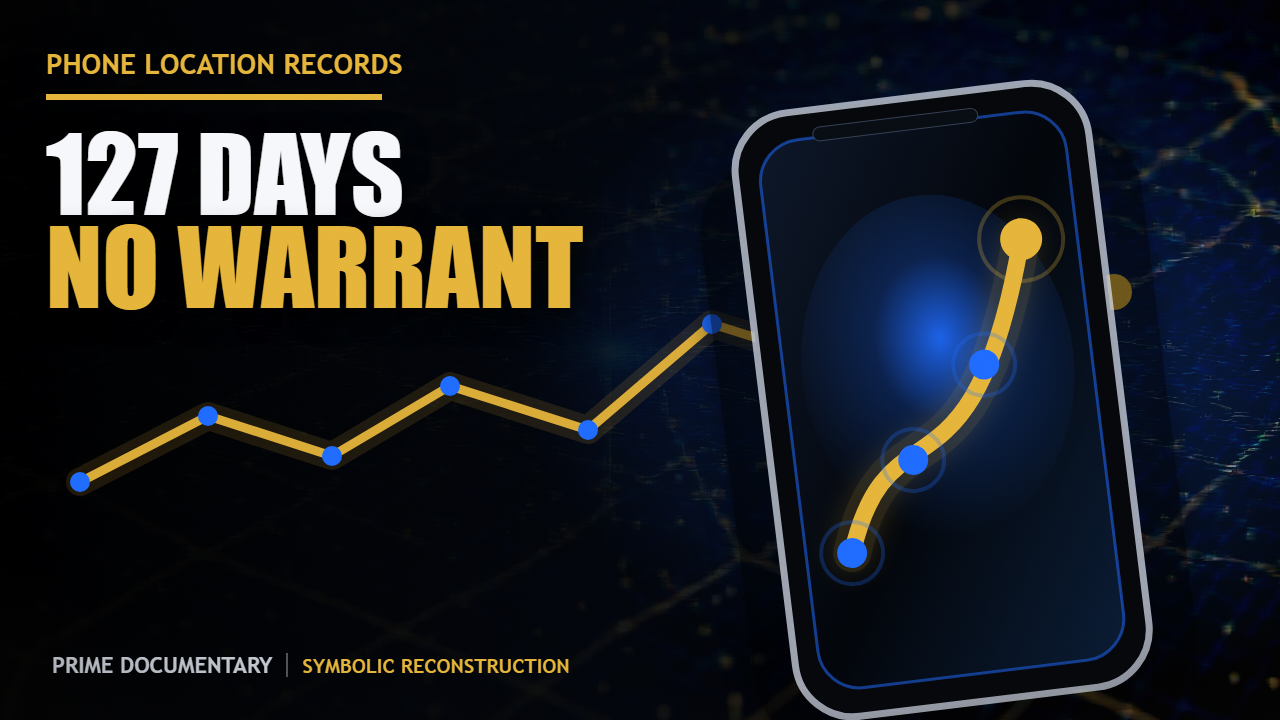
#> input picture episodes/PD-2026-008-carpenter/09_package/thumbnail.selected.v002.png, 1280 x 720 px
$ python check_thumb_punch.py ../episodes/PD-2026-008-carpenter/09_package/thumbnail.selected.v002.png
#> lines starting #> are read from the running program, lines starting #| are printed output that depends on the picture
#!/usr/bin/env python
"""Is a thumbnail plate as loud as the ones this channel actually won with?

WHY THIS EXISTS. On 2026-08-23 an image order was written that said "deep black palette, vast
empty dark negative space". Codex obeyed it exactly and returned 29 plates that measure:

    brightness 19.1   contrast 33.4   bright pixels 0.7%   dark pixels 85.9%   saturation 11.5

Against the two plates the channel actually converted with:

    016-titan   3.14% : brightness 66.7  contrast 77.5  bright 9.8%  dark 55.0%  saturation 73.5
    017-onecoin 3.71% : brightness 49.8  contrast 70.6  bright 4.7%  dark 66.6%  saturation 36.2

The new set is a THIRD as bright, a FIFTH as saturated and has a TENTH of the bright area. It
is not a quieter version of the winners. It is a different kind of image: a dark still-life
with no light source in the frame. The owner said it looked underwhelming before any of this
was measured, and the measurement agrees.

The two winners both have a strong COLOURED PRACTICAL LIGHT inside the frame -- cyan and green
god-rays behind a submarine, a gold key light on a coin -- and a subject that fills a large
part of the picture. That is what "vast empty dark negative space" removed.

    py -3.11 scripts/check_thumb_punch.py <file-or-directory>
    py -3.11 scripts/check_thumb_punch.py --demo     # winners pass, the 29 fail

WHAT IT CANNOT DO. It measures light and colour, not meaning. A loud plate that says nothing
still fails at feed size, and only a person shrinking it to 168x94 can catch that. Run
scripts/thumb_feed_sheet.py as well and look.
"""
from __future__ import annotations

import argparse
import statistics
import sys
from pathlib import Path

ROOT = Path(__file__).resolve().parents[1]

# Bands derived from the two winners, widened so a plate does not have to imitate them.
BANDS = {
    "brightness": (42.0, 78.0),
    "contrast":   (60.0, 95.0),
    "bright_pct": (3.0, 16.0),
    "dark_pct":   (35.0, 72.0),
    "saturation": (30.0, 85.0),
}


def measure(path: Path) -> dict:
    from PIL import Image, ImageStat
    im = Image.open(path).convert("RGB").resize((320, 180))
    g = im.convert("L")
    px = list(g.getdata())
    st = ImageStat.Stat(g)
    small = im.resize((80, 45))
    sat = statistics.mean(max(c) - min(c) for c in small.getdata())
    return {
        "brightness": st.mean[0],
        "contrast": st.stddev[0],
        "bright_pct": sum(1 for v in px if v > 200) / len(px) * 100,
        "dark_pct": sum(1 for v in px if v < 40) / len(px) * 100,
        "saturation": sat,
    }


def verdict(m: dict) -> list[str]:
    out = []
    for k, (lo, hi) in BANDS.items():
        v = m[k]
        if v < lo:
            out.append(f"{k} {v:.1f} < {lo}")
        elif v > hi:
            out.append(f"{k} {v:.1f} > {hi}")
    return out


def run(paths: list[Path]) -> int:
    files = []
    for p in paths:
        files.extend(sorted(p.rglob("*.png")) + sorted(p.rglob("*.jpg")) if p.is_dir() else [p])
    if not files:
        print("no images"); return 1
    bad = 0
    print(f"{'file':34s} {'bright':>7s} {'contr':>7s} {'lit%':>6s} {'dark%':>6s} {'sat':>6s}  verdict")
    for f in files:
        m = measure(f)
#> in measure, `im = Image.open(path).convert("RGB").resize((320, 180))`:
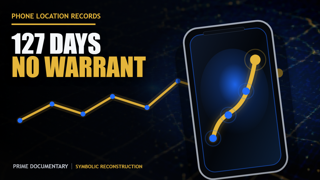
#> im: PIL image 320x180 RGB; mean R, G, B 25.3, 28, 31.7
#> in measure, `g = im.convert("L")`:
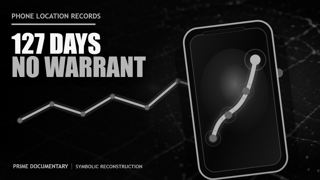
#> g: PIL image 320x180 L; min 0, max 255, mean 27.6
#> in measure, `px = list(g.getdata())`: px = 57600 items
#> in measure, `small = im.resize((80, 45))`:
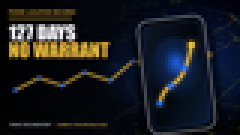
#> small: PIL image 80x45 RGB (shown 3 times larger); mean R, G, B 25.5, 28.1, 31.8
#> in measure, `sat = statistics.mean(max(c) - min(c) for c in small.getdata())`: sat = 24.68
        fails = verdict(m)
        bad += bool(fails)
        name = f"{f.parent.name}/{f.stem}"[-34:]
        print(f"{name:34s} {m['brightness']:7.1f} {m['contrast']:7.1f} {m['bright_pct']:6.1f} "
              f"{m['dark_pct']:6.1f} {m['saturation']:6.1f}  "
              + ("PASS" if not fails else "FAIL: " + "; ".join(fails)))
    print(f"\n{len(files) - bad} of {len(files)} inside the winners' bands")
    return 1 if bad else 0


def demo() -> int:
    """Prove the bands separate the winners from the flat set."""
    win = [ROOT / "episodes/PD-2026-016-titan/09_package/thumbnail.selected.v002.png",
           ROOT / "episodes/PD-2026-017-onecoin/09_package/thumbnail.selected.v008.png"]
    flat = Path(r"E:\pd-media\05_visuals\thumbs")
    ok = True
    for p in win:
        if not p.exists():
            print("missing winner", p); ok = False; continue
        f = verdict(measure(p))
        print(("PASS " if not f else "FAIL ") + p.parent.parent.name + ("" if not f else f"  {f}"))
        if f:
            ok = False
    if flat.exists():
        fs = sorted(flat.rglob("*.png"))
        failed = sum(1 for f in fs if verdict(measure(f)))
        print(f"the 2026-08-23 set: {failed} of {len(fs)} FAIL")
        if fs and failed < len(fs) * 0.8:
            print("the bands are not separating anything -- they are decoration"); ok = False
    print("demo: bands separate the winners from the flat set" if ok else "demo: FAILED")
    return 0 if ok else 1


def main() -> int:
    ap = argparse.ArgumentParser()
    ap.add_argument("paths", nargs="*", type=Path)
    ap.add_argument("--demo", action="store_true")
    a = ap.parse_args()
    if a.demo:
        return demo()
    if not a.paths:
        ap.error("give a file or a directory, or --demo")
    return run(a.paths)
#> in run, `m = measure(f)`: m = {'brightness': 27.62, 'contrast': 50.97, 'bright_pct': 1.66, 'dark_pct': 85.34, 'saturation': 24.68}
#> the loop in verdict, `for k, (lo, hi) in BANDS.items():` made 5 passes
#> v on passes 1 to 5: 27.62, 50.97, 1.66, 85.34, 24.68
#> after the loop in verdict, `for k, (lo, hi) in BANDS.items():`: out = ['brightness 27.6 < 42.0', 'contrast 51.0 < 60.0', 'bright_pct 1.7 < 3.0', 'dark_pct 85.3 > 72.0', 'saturation 24.7 < 30.0']
#> in run, `fails = verdict(m)`: fails has the same summary as out in verdict
#> in run, `bad += bool(fails)`: bad = 1
#| 09_package/thumbnail.selected.v002    27.6    51.0    1.7   85.3   24.7  FAIL: brightness 27.6 < 42.0; contrast 51.0 < 60.0; bright_pct 1.7 < 3.0; dark_pct 85.3 > 72.0; saturation 24.7 < 30.0
#| 0 of 1 inside the winners' bands


if __name__ == "__main__":
#> (the run stopped early here; a loop or call above may not have finished)

$ run again, with episodes/PD-2026-008-carpenter/09_package/thumbnail.selected.v004.png copied over episodes/PD-2026-008-carpenter/09_package/thumbnail.selected.v002.png
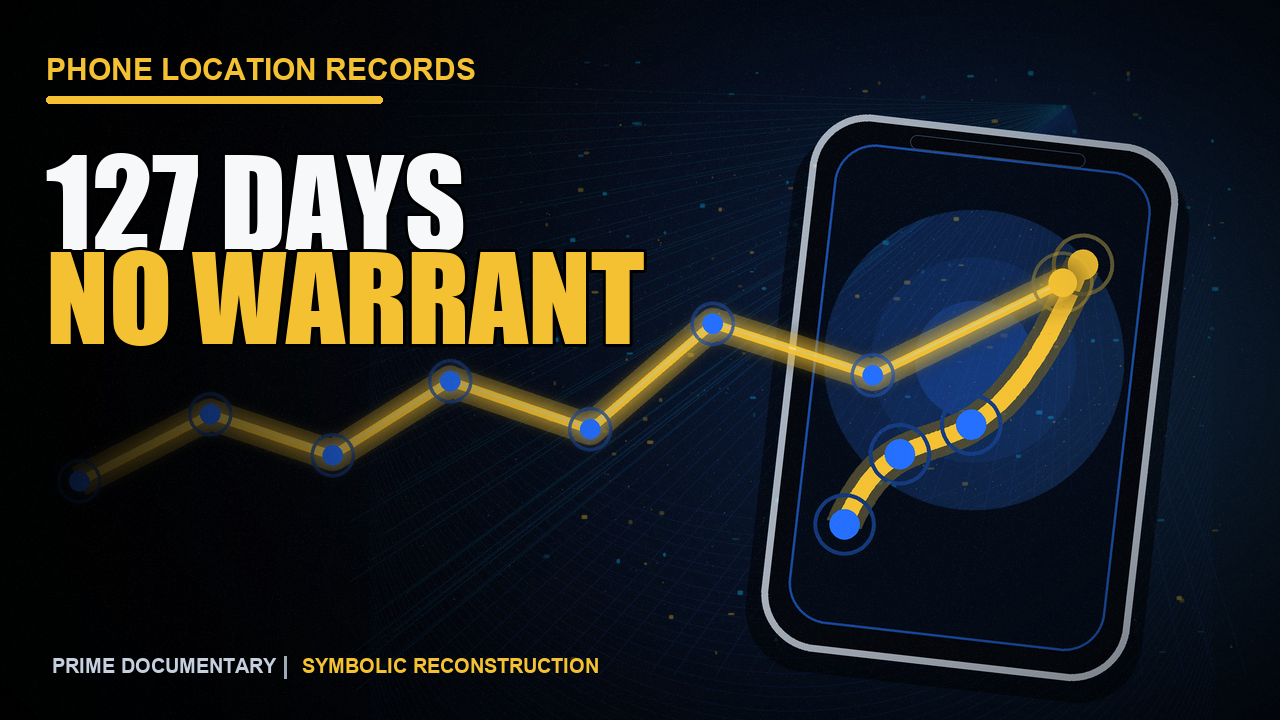
#> input picture episodes/PD-2026-008-carpenter/09_package/thumbnail.selected.v004.png, 1280 x 720 px
#> in measure, `g = im.convert("L")`:
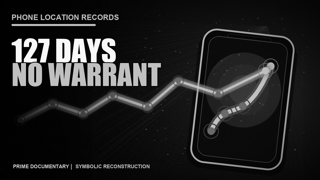
#> g: PIL image 320x180 L; min 0, max 255, mean 34.4
#> px = 57600 items
#> in measure, `small = im.resize((80, 45))`:
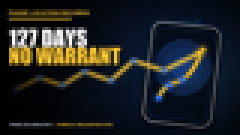
#> small: PIL image 80x45 RGB (shown 3 times larger); mean R, G, B 32.5, 35.3, 35.6
#> sat = 29.33
#> m = {'brightness': 34.41, 'contrast': 57.31, 'bright_pct': 2.32, 'dark_pct': 81.27, 'saturation': 29.33}
#> the loop in verdict, `for k, (lo, hi) in BANDS.items():` made 5 passes
#> v on passes 1 to 5: 34.41, 57.31, 2.32, 81.27, 29.33
#> after the loop in verdict, `for k, (lo, hi) in BANDS.items():`: out = ['brightness 34.4 < 42.0', 'contrast 57.3 < 60.0', 'bright_pct 2.3 < 3.0', 'dark_pct 81.3 > 72.0', 'saturation 29.3 < 30.0']
#> fails has the same summary as out in verdict
#> bad = 1
#| 09_package/thumbnail.selected.v002    34.4    57.3    2.3   81.3   29.3  FAIL: brightness 34.4 < 42.0; contrast 57.3 < 60.0; bright_pct 2.3 < 3.0; dark_pct 81.3 > 72.0; saturation 29.3 < 30.0
#| 0 of 1 inside the winners' bands

$ run again, with episodes/PD-2026-008-carpenter/09_package/thumbnail.selected.v005.png copied over episodes/PD-2026-008-carpenter/09_package/thumbnail.selected.v002.png
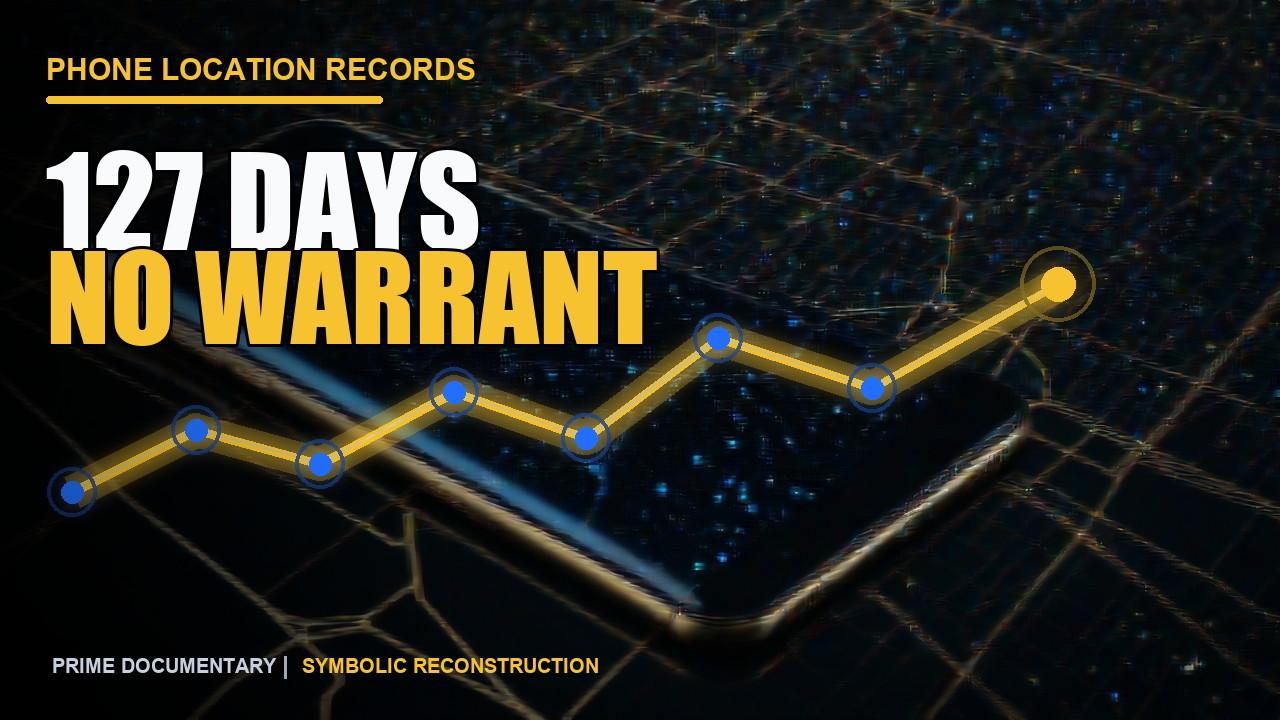
#> input picture episodes/PD-2026-008-carpenter/09_package/thumbnail.selected.v005.png, 1280 x 720 px
#> in measure, `g = im.convert("L")`:
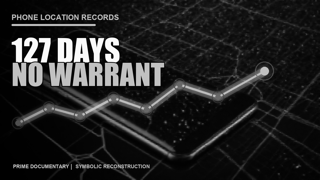
#> g: PIL image 320x180 L; min 0, max 255, mean 36
#> px = 57600 items
#> in measure, `small = im.resize((80, 45))`:
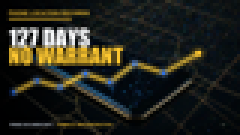
#> small: PIL image 80x45 RGB (shown 3 times larger); mean R, G, B 36.8, 37.1, 28.7
#> sat = 21.51
#> m = {'brightness': 36, 'contrast': 56.79, 'bright_pct': 2.86, 'dark_pct': 79.14, 'saturation': 21.51}
#> the loop in verdict, `for k, (lo, hi) in BANDS.items():` made 5 passes
#> v on passes 1 to 5: 36, 56.79, 2.86, 79.14, 21.51
#> after the loop in verdict, `for k, (lo, hi) in BANDS.items():`: out = ['brightness 36.0 < 42.0', 'contrast 56.8 < 60.0', 'bright_pct 2.9 < 3.0', 'dark_pct 79.1 > 72.0', 'saturation 21.5 < 30.0']
#> fails has the same summary as out in verdict
#> bad = 1
#| 09_package/thumbnail.selected.v002    36.0    56.8    2.9   79.1   21.5  FAIL: brightness 36.0 < 42.0; contrast 56.8 < 60.0; bright_pct 2.9 < 3.0; dark_pct 79.1 > 72.0; saturation 21.5 < 30.0
#| 0 of 1 inside the winners' bands
